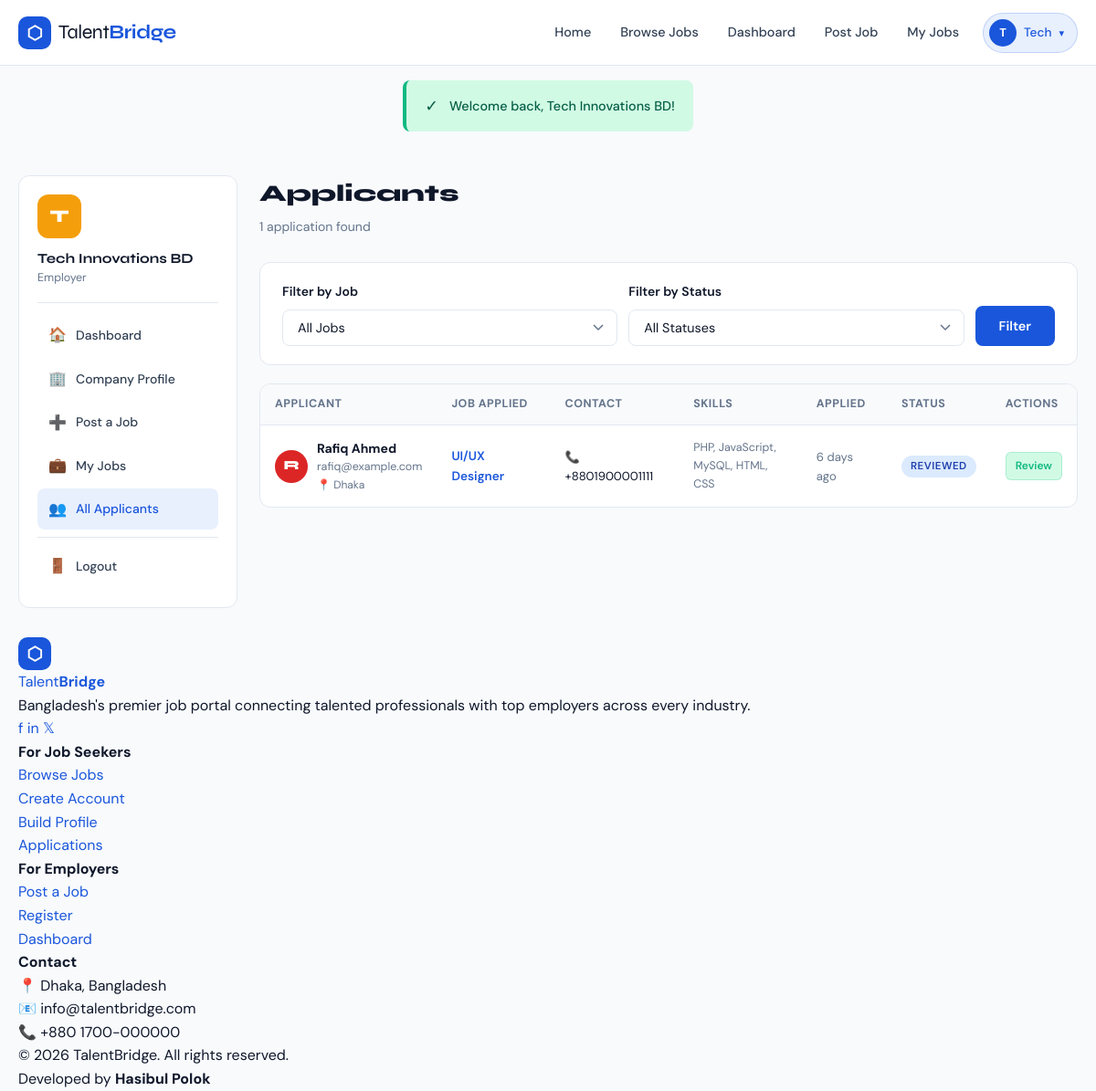
Before: /employer/applicants.php (signed in) with the older database file.
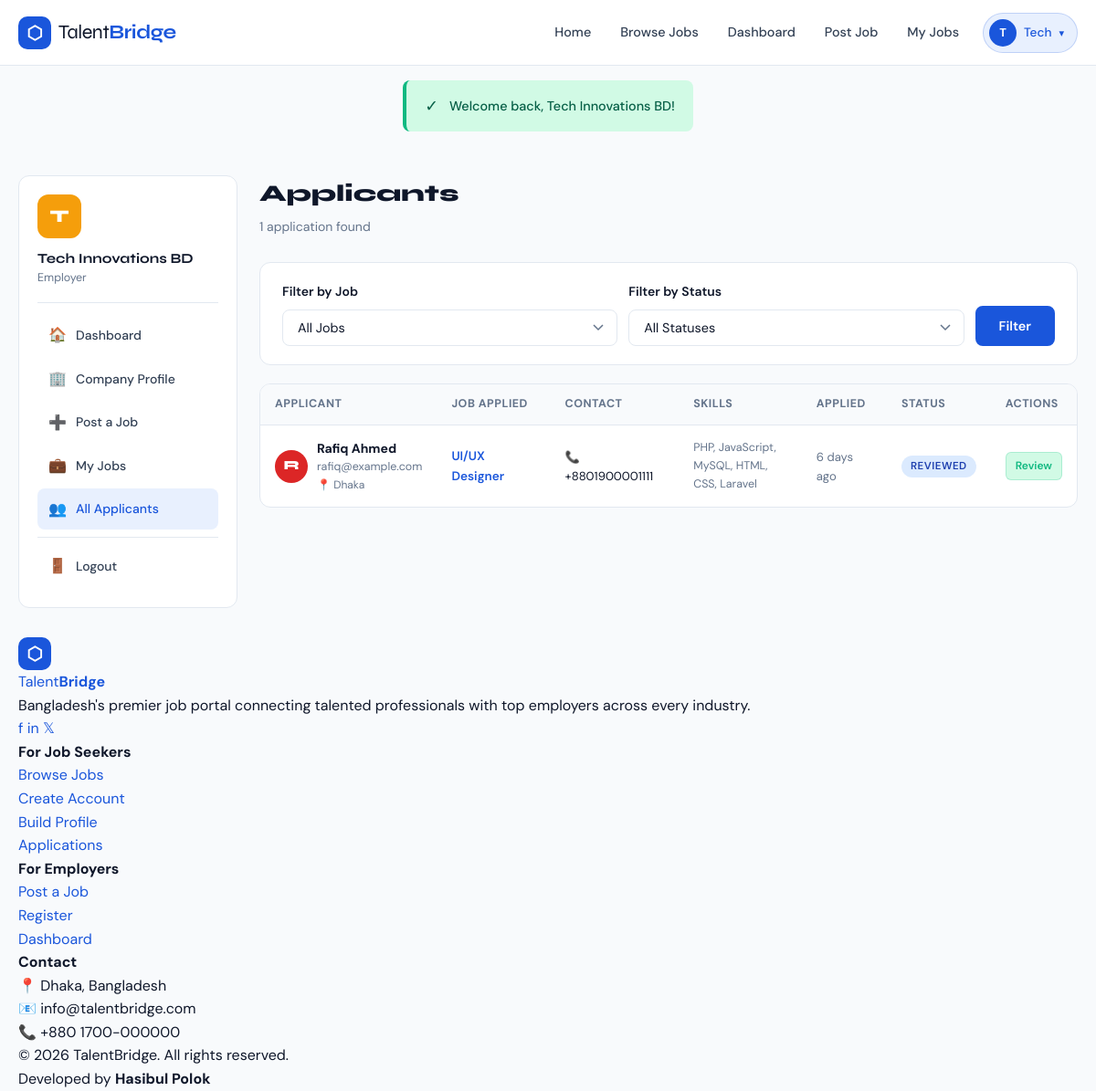
After: the same page with the newer database file.
### tables this page shows
CREATE TABLE applications (
    id            INT AUTO_INCREMENT PRIMARY KEY,
    job_id        INT  NOT NULL,
    user_id       INT  NOT NULL,
    cover_letter  TEXT,
    cv_file       VARCHAR(255),
    status        ENUM('pending','reviewed','shortlisted','interviewed','hired','rejected') DEFAULT 'pending',
    employer_note TEXT,
    applied_at    TIMESTAMP DEFAULT CURRENT_TIMESTAMP,
    updated_at    TIMESTAMP DEFAULT CURRENT_TIMESTAMP ON UPDATE CURRENT_TIMESTAMP,
    FOREIGN KEY (job_id)  REFERENCES jobs(id)  ON DELETE CASCADE,
    FOREIGN KEY (user_id) REFERENCES users(id) ON DELETE CASCADE,
    UNIQUE KEY unique_application (job_id, user_id)
);

CREATE TABLE user_profiles (
    id            INT AUTO_INCREMENT PRIMARY KEY,
    user_id       INT          NOT NULL,
    phone         VARCHAR(20),
    address       TEXT,
    city          VARCHAR(100),
    country       VARCHAR(100) DEFAULT 'Bangladesh',
    bio           TEXT,
    skills        TEXT,
    experience    TEXT,
    education     TEXT,
    cv_file       VARCHAR(255),
    profile_photo VARCHAR(255),
    linkedin      VARCHAR(255),
    website       VARCHAR(255),
    updated_at    TIMESTAMP    DEFAULT CURRENT_TIMESTAMP ON UPDATE CURRENT_TIMESTAMP,
    FOREIGN KEY (user_id) REFERENCES users(id) ON DELETE CASCADE
);

CREATE TABLE users (
    id         INT AUTO_INCREMENT PRIMARY KEY,
    name       VARCHAR(150) NOT NULL,
    email      VARCHAR(150) NOT NULL UNIQUE,
    password   VARCHAR(255) NOT NULL,
    role       ENUM('jobseeker','employer','admin') NOT NULL DEFAULT 'jobseeker',
    status     ENUM('active','inactive','banned')   NOT NULL DEFAULT 'active',
    created_at TIMESTAMP DEFAULT CURRENT_TIMESTAMP,
    updated_at TIMESTAMP DEFAULT CURRENT_TIMESTAMP ON UPDATE CURRENT_TIMESTAMP
);

CREATE TABLE jobs (
    id               INT AUTO_INCREMENT PRIMARY KEY,
    employer_id      INT          NOT NULL,
    company_id       INT          NOT NULL,
    category_id      INT          NOT NULL,
    title            VARCHAR(200) NOT NULL,
    slug             VARCHAR(250) NOT NULL UNIQUE,
    description      LONGTEXT     NOT NULL,
    requirements     TEXT,
    responsibilities TEXT,
    type             ENUM('full-time','part-time','remote','contract','internship','freelance') DEFAULT 'full-time',
    location         VARCHAR(200),
    city             VARCHAR(100),
    salary_min       DECIMAL(10,2),
    salary_max       DECIMAL(10,2),
    salary_type      ENUM('monthly','yearly','hourly','negotiable') DEFAULT 'monthly',
    experience_level ENUM('entry','mid','senior','lead','executive') DEFAULT 'entry',
    education_level  VARCHAR(100),
    skills_required  TEXT,
    deadline         DATE,
    status           ENUM('pending','approved','rejected','closed','draft') DEFAULT 'pending',
    is_featured      TINYINT(1)   DEFAULT 0,
    views            INT          DEFAULT 0,
    created_at       TIMESTAMP    DEFAULT CURRENT_TIMESTAMP,
    updated_at       TIMESTAMP    DEFAULT CURRENT_TIMESTAMP ON UPDATE CURRENT_TIMESTAMP,
    FOREIGN KEY (employer_id)  REFERENCES users(id)      ON DELETE CASCADE,
    FOREIGN KEY (company_id)   REFERENCES companies(id)  ON DELETE CASCADE,
    FOREIGN KEY (category_id)  REFERENCES categories(id) ON DELETE CASCADE
);

### employer/applicants.php (the view, shortened to what the changed rows need)
<?php
require_once '../includes/functions.php';
$pdo    = getDB();
$userId = $_SESSION['user_id'];
$page         = max(1, intval($_GET['page'] ?? 1));
$perPage      = 15;
$where  = ["j.employer_id = ?"];
$params = [$userId];
$whereClause = implode(' AND ', $where);
$offset     = ($page - 1) * $perPage;
$stmt = $pdo->prepare("
    SELECT a.*, j.title AS job_title, j.id AS job_id,
           u.name AS applicant_name, u.email AS applicant_email,
           up.profile_photo,
           up.phone, up.city, up.skills, up.linkedin
    FROM applications a
    JOIN jobs j ON a.job_id = j.id
    JOIN users u ON a.user_id = u.id
    LEFT JOIN user_profiles up ON up.user_id = u.id
    WHERE $whereClause
    ORDER BY a.applied_at DESC
    LIMIT $perPage OFFSET $offset
");
$stmt->execute($params);
$applicants = $stmt->fetchAll();
?>
<!DOCTYPE html>
<html lang="en">
<head>
    <link rel="stylesheet" href="<?= BASE_URL ?>/assets/css/style.css">
</head>
<body>
<?php require_once '../includes/header.php'; ?>
<div class="container">
    <div class="dashboard">
        <div class="dash-content">
            <div class="dash-header">
                <h1 class="dash-title">Applicants</h1>
            </div>
            <div class="table-wrap">
                <?php if ($applicants): ?>
                <table>
                    <thead>
                        <tr>
                            <th>Applicant</th>
                            <th>Job Applied</th>
                            <th>Contact</th>
                            <th>Skills</th>
                            <th>Applied</th>
                            <th>Status</th>
                            <th>Actions</th>
                        </tr>
                    </thead>
                    <tbody>
                        <?php foreach ($applicants as $app): ?>
                        <tr>
                            <td>
                                <div style="display:flex;align-items:center;gap:10px;">
                                    <?= renderAvatar($app['applicant_name'], $app['profile_photo'] ?? null, 36) ?>
                                    <div>
                                        <div style="font-weight:700;"><?= e($app['applicant_name']) ?></div>
                                        <div style="font-size:0.78rem;color:var(--mid);"><?= e($app['applicant_email']) ?></div>
                                        <?php if ($app['city']): ?>
                                            <div style="font-size:0.75rem;color:var(--mid);">📍 <?= e($app['city']) ?></div>
                                        <?php endif; ?>
                                    </div>
                                </div>
                            </td>
                            <td style="font-size:0.85rem;">
                                <a href="<?= BASE_URL ?>/job.php?id=<?= $app['job_id'] ?>" style="font-weight:600;color:var(--primary);"><?= e($app['job_title']) ?></a>
                            </td>
                            <td style="font-size:0.82rem;">
                                <?php if ($app['phone']): ?><div>📞 <?= e($app['phone']) ?></div><?php endif; ?>
                            </td>
                            <td style="font-size:0.78rem;max-width:160px;color:var(--mid);">
                                <?= $app['skills'] ? truncate($app['skills'], 80) : '—' ?>
                            </td>
                            <td style="font-size:0.82rem;color:var(--mid);"><?= timeAgo($app['applied_at']) ?></td>
                            <td><?= statusBadge($app['status']) ?></td>
                            <td>
                                <div class="table-actions">
                                    <a href="<?= BASE_URL ?>/employer/view-application.php?id=<?= $app['id'] ?>" class="action-btn view">Review</a>
                                </div>
                            </td>
                        </tr>
                        <?php endforeach; ?>
                    </tbody>
                </table>
                <?php endif; ?>
            </div>
        </div>
    </div>
</div>
<?php require_once '../includes/footer.php'; ?>
</body>
</html>

### includes/functions.php (shortened to what the changed rows need)
<?php
function e($string) {
    return htmlspecialchars($string ?? '', ENT_QUOTES, 'UTF-8');
}
function timeAgo($datetime) {
    $time = time() - strtotime($datetime);
    if ($time < 604800) return floor($time/86400) . ' days ago';
    return formatDate($datetime);
}
function getPhotoUrl($photoFile) {
    return null;
}
function renderAvatar($name, $photoFile = null, $size = 48, $extraStyle = '') {
    $photoUrl = getPhotoUrl($photoFile);
    $initials  = strtoupper(substr(trim($name ?: 'U'), 0, 1));
    $palette   = ['#1a56db','#7c3aed','#db2777','#059669','#d97706','#dc2626','#0891b2','#9333ea'];
    $bg        = $palette[abs(crc32($name)) % count($palette)];
    return '<div style="width:' . $size . 'px;height:' . $size . 'px;border-radius:50%;
                background:' . $bg . ';color:white;display:flex;align-items:center;
                justify-content:center;font-family:var(--font-display);font-weight:800;
                font-size:' . round($size * 0.38) . 'px;flex-shrink:0;' . $extraStyle . '">'
           . $initials . '</div>';
}
function statusBadge($status) {
    $colors = [
        'pending'     => 'badge-warning',
        'approved'    => 'badge-success',
        'rejected'    => 'badge-danger',
        'active'      => 'badge-success',
        'closed'      => 'badge-secondary',
        'draft'       => 'badge-secondary',
        'reviewed'    => 'badge-info',
        'shortlisted' => 'badge-primary',
        'interviewed' => 'badge-info',
        'hired'       => 'badge-success',
    ];
    $class = $colors[$status] ?? 'badge-secondary';
    return '<span class="badge ' . $class . '">' . ucfirst($status) . '</span>';
}
function truncate($text, $length = 150) {
    $text = strip_tags($text);
    if (strlen($text) <= $length) return $text;
    return substr($text, 0, $length) . '…';
}
?>

Changed rows visible on the page:
changed applications "REVIEWED": user_profiles.skills "PHP, JavaScript, MySQL, HTML, CSS" → "PHP, JavaScript, MySQL, HTML, CSS, Laravel"
